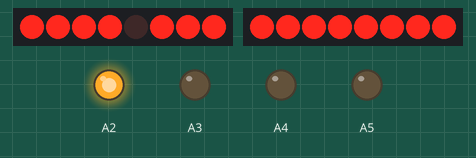
Bench run of a sketch on a simulated Arduino Uno, built with avr-gcc and run on an emulated ATmega328P. Parts: 2 × 8 shift-register outputs drawn as a row of LEDs (first output left, lit = HIGH), output pins drawn as LEDs (lit = HIGH). Wiring (inferred from the names in the program): 2 × shift register (74HC595): data pin 5, shift clock pin 7, latch pin 6 / data pin 8, shift clock pin 10, latch pin 9. Wiring (inferred from the signals the program sends): 2 × row of LEDs: on Q0, Q1, Q2, Q3, Q4, Q5, Q6, Q7 / on Q0, Q1, Q2, Q3, Q4, Q5, Q6, Q7. Random numbers use the default seed unless the sketch sets one; pins used as bus, display or sensor lines are not drawn.

Above: at 0.1 s.
At 1.1 s:
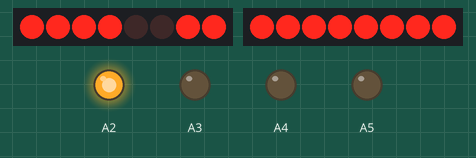
At 1.5 s:
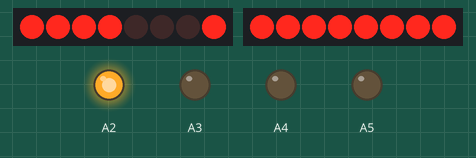
At 3.3 s:
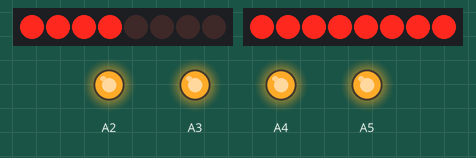
At 3.9 s:
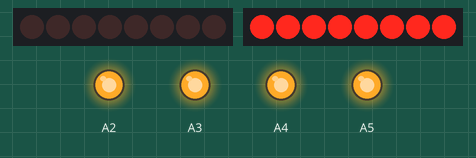
At 4.3 s:
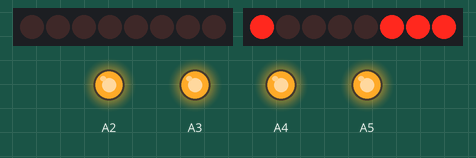
Timing chart, 0 to 6.1 s (numbered marks = the images above):
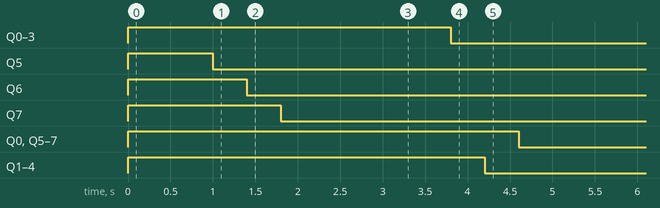

The sketch:

ledCube.ino
```cpp
int latchPin = 9;
int clockPin = 10;
int dataPin = 8;

int latchPin0 = 6;
int clockPin0 = 7;
int dataPin0 = 5;

void setup() {
  pinMode(A2, OUTPUT);
  pinMode(A3, OUTPUT);
  pinMode(A4, OUTPUT);
  pinMode(A5, OUTPUT);
  pinMode(10, OUTPUT);
  pinMode(9, OUTPUT);
  pinMode(8, OUTPUT);
  pinMode(7, OUTPUT);
  pinMode(6, OUTPUT);
  pinMode(5, OUTPUT);

  initCube();
  fillCubeAnimate(400, 600);
  initCube();
}

void loop() {
  /*for(int i = 0; i < 5; i++)
    sweepVolumeHorizontal(120, 2);
  initCube();
  delay(200);
  //scatter(100);
  for(int i = 0; i < 5; i++)
    sweepVolumeVertical(150, 2);
  initCube();
  delay(200);*/

  fillCube();
  delay(5000);
  /*initCube();
  delay(200);

  for(int i = 0; i < 20000; i++)
    scatter(70);
  initCube();
  delay(200);*/
}

void initCube() {
  confRow1(LOW);
  confRow2(LOW);
  confRow3(LOW);
  confRow4(LOW);
  confRegister1(0);
  confRegister2(0);
}

void scatter(int speed) {
  confRow1((int)random(0, 2));
  confRow2((int)random(0, 2));
  confRow3((int)random(0, 2));
  confRow4((int)random(0, 2));

  confRegister1((int)random(1, 256));
  confRegister2((int)random(1, 256));

  delay(speed);
}

void fillCubeAnimate(int speed, int dimensionTransition) {
  /* 0-Dimension */
  confRow1(HIGH);
  confRow2(LOW);
  confRow3(LOW);
  confRow4(LOW);
  confRegister1(16);
  delay(dimensionTransition);

  /* 1-Dimension */
  confRegister1(16);
  delay(speed);
  confRegister1(48);
  delay(speed);
  confRegister1(112);
  delay(speed);
  confRegister1(240);
  delay(dimensionTransition);

  /* 2-Dimension */
  confRow2(HIGH);
  delay(speed);
  confRow3(HIGH);
  delay(speed);
  confRow4(HIGH);
  delay(dimensionTransition);

  /* 3-Dimension */
  confRegister1(255);
  delay(speed);
  confRegister2(30);
  delay(speed);
  confRegister2(255);
  delay(dimensionTransition * 2);
}

void fillCube() {
  confRow1(HIGH);
  confRow2(HIGH);
  confRow3(HIGH);
  confRow4(HIGH);
  confRegister1(255);
  confRegister2(255);
}
void sweepVolumeVertical(int speed, int transitionConst) {
  confRegister1(255);
  confRegister2(255);

  confRow1(LOW);
  confRow4(HIGH);
  delay(speed);
  confRow4(HIGH);
  confRow3(HIGH);
  delay(speed / transitionConst);
  confRow4(LOW);
  confRow3(HIGH);
  delay(speed);
  confRow3(HIGH);
  confRow2(HIGH);
  delay(speed / transitionConst);
  confRow3(LOW);
  confRow2(HIGH);
  delay(speed);
  confRow2(HIGH);
  confRow1(HIGH);
  delay(speed / transitionConst);
  confRow2(LOW);
  confRow1(HIGH);
  delay(speed);

  //confRow1(HIGH);
  //confRow4(HIGH);
  //delay(speed / transitionConst);

}

void sweepVolumeHorizontal(int speed, int transitionConst) {
  confRow1(HIGH);
  confRow2(HIGH);
  confRow3(HIGH);
  confRow4(HIGH);

  confRegister1(240);
  confRegister2(0);
  delay(speed);
  confRegister1(255);
  confRegister2(0);
  delay(speed / transitionConst);
  confRegister1(15);
  confRegister2(0);
  delay(speed);
  confRegister1(15);
  confRegister2(30);
  delay(speed / transitionConst);
  confRegister1(0);
  confRegister2(30);
  delay(speed);
  confRegister1(0);
  confRegister2(255);
  delay(speed / transitionConst);
  confRegister1(0);
  confRegister2(225);
  delay(speed);
  confRegister1(0);
  confRegister2(225);
  delay(speed);

  //confRegister1(240);
  //confRegister2(225);
  //delay(speed / transitionConst);
}

void confRow1(int state) {
  if(state == 1)
    analogWrite(A2, 255);
  else
    analogWrite(A2, 0);
}

void confRow2(int state) {
  if(state == 1)
    analogWrite(A3, 255);
  else
    analogWrite(A3, 0);
}

void confRow3(int state) {
  if(state == 1)
    analogWrite(A4, 255);
  else
    analogWrite(A4, 0);
}

void confRow4(int state) {
  if(state == 1)
    analogWrite(A5, 255);
  else
    analogWrite(A5, 0);
}

void confRegister1(int val) {
  digitalWrite(latchPin0, LOW);
  shiftOut(dataPin0, clockPin0, MSBFIRST, val);
  digitalWrite(latchPin0, HIGH);
}

void confRegister2(int val) {
  digitalWrite(latchPin, LOW);
  shiftOut(dataPin, clockPin, MSBFIRST, val);
  digitalWrite(latchPin, HIGH);
}
```
